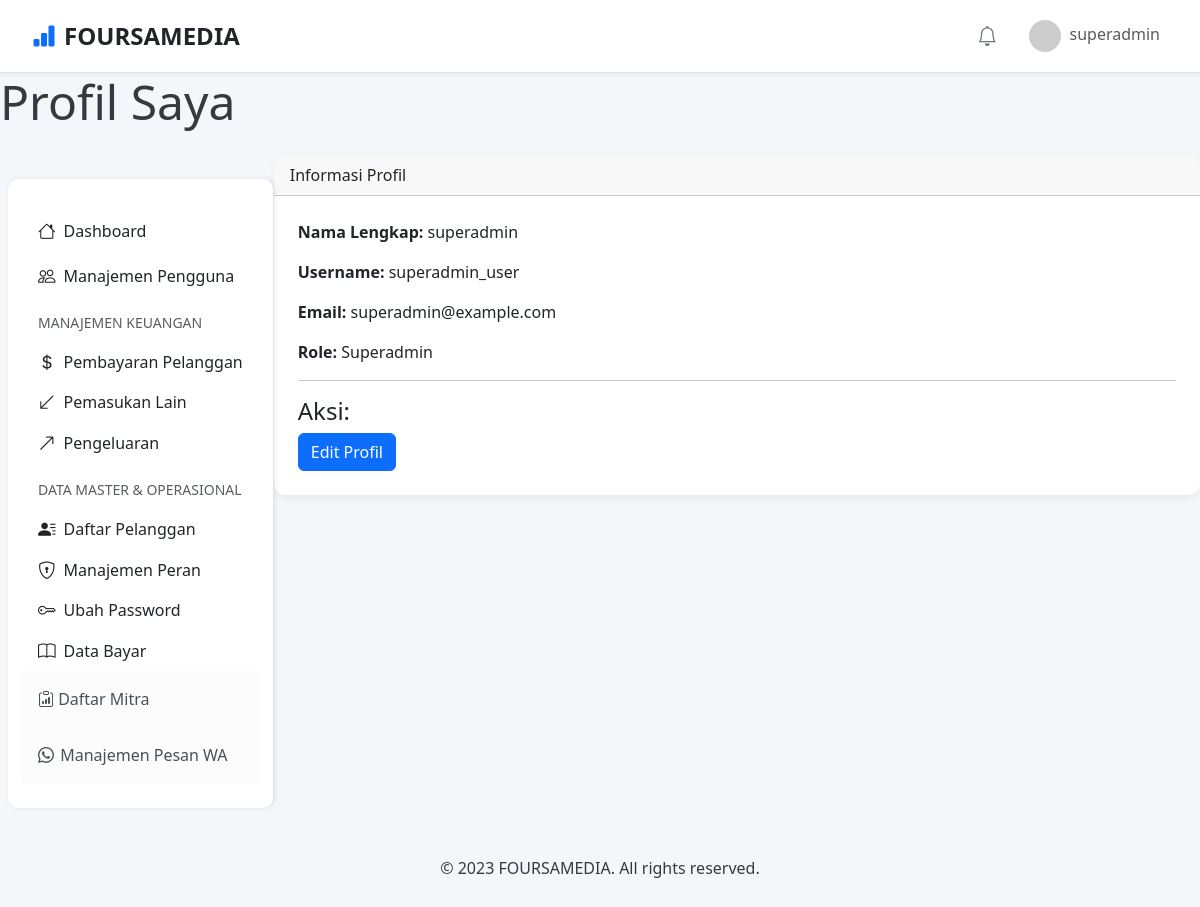
Page /profile.php (signed in) on the committed database.
### tables this page shows
CREATE TABLE `users` (
  `id` int(11) NOT NULL AUTO_INCREMENT,
  `name` varchar(255) NOT NULL,
  `email` varchar(255) NOT NULL,
  `username` varchar(100) DEFAULT NULL,
  `password` varchar(255) NOT NULL,
  `role_id` int(11) NOT NULL,
  `created_at` timestamp NULL DEFAULT current_timestamp(),
  `phone` varchar(20) DEFAULT NULL,
  `address` varchar(255) DEFAULT NULL,
  `latitude` decimal(10,8) DEFAULT NULL,
  `longitude` decimal(11,8) DEFAULT NULL,
  `paket` varchar(20) DEFAULT NULL,
  PRIMARY KEY (`id`),
  UNIQUE KEY `email` (`email`),
  UNIQUE KEY `username` (`username`),
  KEY `role_id` (`role_id`),
  CONSTRAINT `users_ibfk_1` FOREIGN KEY (`role_id`) REFERENCES `roles` (`id`) ON UPDATE CASCADE
);

CREATE TABLE `roles` (
  `id` int(11) NOT NULL AUTO_INCREMENT,
  `role_name` varchar(50) NOT NULL,
  PRIMARY KEY (`id`),
  UNIQUE KEY `role_name` (`role_name`)
);

### public/profile.php (the view, shortened to what this page needs)
<?php
require_once '../includes/db_connect.php';
$user_id = $_SESSION['user_id'];
$user_data = null;
$stmt = $conn->prepare("SELECT u.name, u.username, u.email, r.role_name
                        FROM users u
                        JOIN roles r ON u.role_id = r.id
                        WHERE u.id = ?");
$stmt->bind_param("i", $user_id);
$stmt->execute();
$result = $stmt->get_result();
if ($result->num_rows === 1) {
    $user_data = $result->fetch_assoc();
} else {
    $_SESSION['error_message'] = "Data profil Anda tidak ditemukan.";
    header("Location: logout.php");
    exit();
}
require_once '../includes/header.php';
?>
<header class="mb-4">
    <h1 class="display-5">Profil Saya</h1>
</header>
<body>
    <div class="d-flex">
        <?php include_once '../includes/sidebar.php'; ?>
         <div id="page-content-wrapper" class="flex-grow-1">
<div class="card mb-4">
    <div class="card-header">Informasi Profil</div>
    <div class="card-body">
        <?php if ($user_data): ?>
            <div class="mb-3">
                <strong>Nama Lengkap:</strong> <?php echo htmlspecialchars($user_data['name']); ?>
            </div>
            <div class="mb-3">
                <strong>Username:</strong> <?php echo htmlspecialchars($user_data['username']); ?>
            </div>
            <div class="mb-3">
                <strong>Email:</strong> <?php echo htmlspecialchars($user_data['email']); ?>
            </div>
            <div class="mb-3">
                <strong>Role:</strong> <?php echo htmlspecialchars(ucfirst($user_data['role_name'])); ?>
            </div>
            <hr>
            <h4>Aksi:</h4>
            <a href="edit_profile.php" class="btn btn-primary me-2">Edit Profil</a> <?php else: ?>
            <div class="alert alert-info" role="alert">
                Tidak dapat memuat data profil Anda.
            </div>
        <?php endif; ?>
    </div>
</div>
</div>
</div>
</body>
<?php require_once '../includes/footer.php'; ?>

### public/css/style.css (style rules this page uses)
html, body { height: auto; margin: 0; font-family: 'Segoe UI', Roboto, 'Helvetica Neue', Arial, sans-serif; background-color: #f4f6f9; color: #343a40; }
#page-content-wrapper { flex-grow: 1; width: 100%; background-color: #f4f6f9; display: flex; flex-direction: column; }
.card { border: none; border-radius: 0.75rem; overflow: hidden; box-shadow: 0 4px 8px rgba(0, 0, 0, 0.05); }
.card .card-body { padding: 1.5rem; }
#page-content-wrapper { flex: 1; }

### rows in the picture
users: name "superadmin", username "superadmin_user", email "superadmin@example.com", role.role_name "Superadmin"

### other values in the picture
$_SESSION['username'] "superadmin"
